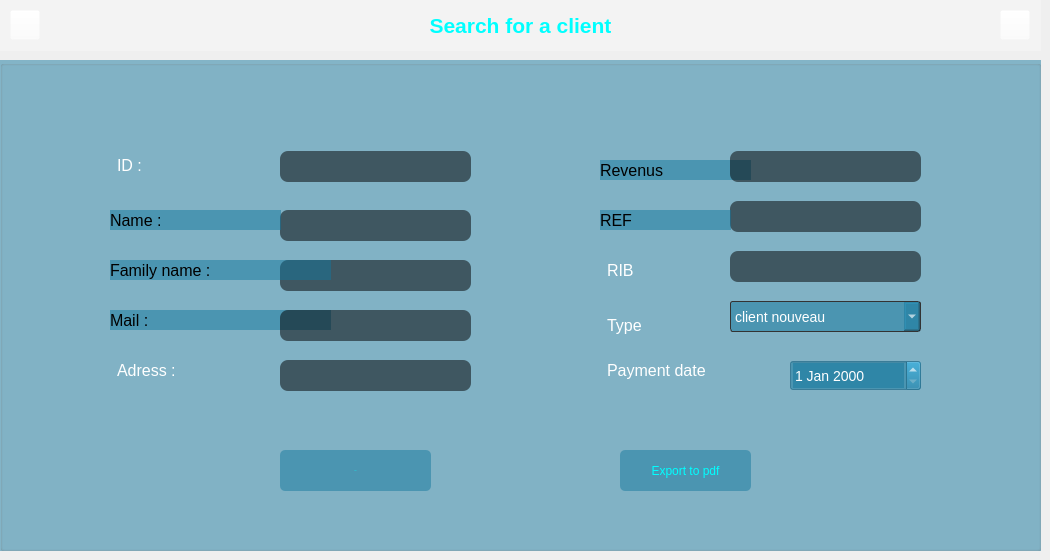
        <widget class="QWidget" name="tabajouterclient">
         <widget class="QPushButton" name="pushButton_21">
          <property name="geometry">
           <rect>
            <x>10</x>
            <y>10</y>
            <width>30</width>
            <height>30</height>
           </rect>
          </property>
          <property name="styleSheet">
           <string notr="true">QPushButton{
border-image: url(:/new/icons/icons/left.png);
background-color: rgba(255, 255, 255, 0%);
}
QPushButton:pressed{
image: url(:/new/icons/icons/left_clk.png);
background-color: rgba(255, 255, 255, 0%);
}</string>
          </property>
          <property name="text">
           <string/>
          </property>
         </widget>
         <widget class="QPushButton" name="pushButton_22">
          <property name="geometry">
           <rect>
            <x>1000</x>
            <y>10</y>
            <width>30</width>
            <height>30</height>
           </rect>
          </property>
          <property name="styleSheet">
           <string notr="true">QPushButton{
background-color: rgba(255, 255, 255, 0%);
border-image: url(:/new/icons/icons/right.png);
}
QPushButton:pressed{
border-image: url(:/new/icons/icons/right_clk.png);
background-color: rgba(255, 255, 255, 0%);
}</string>
          </property>
          <property name="text">
           <string/>
          </property>
         </widget>
         <widget class="QLabel" name="label_96">
          <property name="geometry">
           <rect>
            <x>0</x>
            <y>0</y>
            <width>1041</width>
            <height>51</height>
           </rect>
          </property>
          <property name="styleSheet">
           <string notr="true">background-color: rgba(255, 255, 255, 0.1%);
font: &quot;Eras Bold ITC&quot;;</string>
          </property>
          <property name="text">
           <string>&lt;html&gt;&lt;head/&gt;&lt;body&gt;&lt;p align=&quot;center&quot;&gt;&lt;span style=&quot; font-size:16pt; font-weight:600; color:#00ffff;&quot;&gt;Search for a client&lt;/span&gt;&lt;/p&gt;&lt;/body&gt;&lt;/html&gt;</string>
          </property>
         </widget>
         <widget class="QGroupBox" name="groupBox_28">
          <property name="geometry">
           <rect>
            <x>0</x>
            <y>60</y>
            <width>1041</width>
            <height>491</height>
           </rect>
          </property>
          <property name="styleSheet">
           <string notr="true">border-color: rgb(168, 234, 254);
background-color:rgba(18, 118, 158,125);</string>
          </property>
          <property name="title">
           <string/>
          </property>
          <widget class="QLineEdit" name="lenomclient">
           <property name="geometry">
            <rect>
             <x>280</x>
             <y>150</y>
             <width>191</width>
             <height>31</height>
            </rect>
           </property>
           <property name="styleSheet">
            <string notr="true">QLineEdit{
color: rgb(255, 255, 255);
background-color: rgba(0, 0, 0, 0.2%);
border-width: 1px;
border-radius: 8px;
font: 10px &quot;Eras Bold ITC&quot;;
}</string>
           </property>
          </widget>
          <widget class="QLabel" name="label_5">
           <property name="geometry">
            <rect>
             <x>110</x>
             <y>150</y>
             <width>171</width>
             <height>20</height>
            </rect>
           </property>
           <property name="font">
            <font>
             <family>MS Shell Dlg 2</family>
             <pointsize>12</pointsize>
             <weight>50</weight>
             <italic>false</italic>
             <bold>false</bold>
            </font>
           </property>
           <property name="styleSheet">
            <string notr="true">QLabel{
background-color: rgba(0,0,0,0%);
border-style: solid;
font: 12pt &quot;MS Shell Dlg 2&quot;;
padding: 1px 23px 1px 3px;
color: rgb(255, 255, 255);
}color: rgb(255, 255, 255);</string>
           </property>
           <property name="text">
            <string>Name :</string>
           </property>
          </widget>
          <widget class="QLabel" name="label_12">
           <property name="geometry">
            <rect>
             <x>600</x>
             <y>100</y>
             <width>151</width>
             <height>20</height>
            </rect>
           </property>
           <property name="font">
            <font>
             <family>MS Shell Dlg 2</family>
             <pointsize>12</pointsize>
             <weight>50</weight>
             <italic>false</italic>
             <bold>false</bold>
            </font>
           </property>
           <property name="styleSheet">
            <string notr="true">QLabel{
background-color: rgba(0,0,0,0%);
border-style: solid;
font: 12pt &quot;MS Shell Dlg 2&quot;;
padding: 1px 23px 1px 3px;
color: rgb(255, 255, 255);
}color: rgb(255, 255, 255);</string>
           </property>
           <property name="text">
            <string>Revenus</string>
           </property>
          </widget>
          <widget class="QLineEdit" name="ladresseclient">
           <property name="geometry">
            <rect>
             <x>280</x>
             <y>300</y>
             <width>191</width>
             <height>31</height>
            </rect>
           </property>
           <property name="styleSheet">
            <string notr="true">QLineEdit{
color: rgb(255, 255, 255);
background-color: rgba(0, 0, 0, 0.2%);
border-width: 1px;
border-radius: 8px;
font: 10px &quot;Eras Bold ITC&quot;;
}</string>
           </property>
          </widget>
          <widget class="QLineEdit" name="leRIBclient">
           <property name="geometry">
            <rect>
             <x>730</x>
             <y>191</y>
             <width>191</width>
             <height>31</height>
            </rect>
           </property>
           <property name="styleSheet">
            <string notr="true">QLineEdit{
color: rgb(255, 255, 255);
background-color: rgba(0, 0, 0, 0.2%);
border-width: 1px;
border-radius: 8px;
font: 10px &quot;Eras Bold ITC&quot;;
}</string>
           </property>
          </widget>
          <widget class="QLabel" name="label_15">
           <property name="geometry">
            <rect>
             <x>600</x>
             <y>200</y>
             <width>161</width>
             <height>20</height>
            </rect>
           </property>
           <property name="font">
            <font>
             <family>MS Shell Dlg 2</family>
             <pointsize>12</pointsize>
             <weight>50</weight>
             <italic>false</italic>
             <bold>false</bold>
            </font>
           </property>
           <property name="styleSheet">
            <string notr="true">QLabel{
background-color: rgba(0,0,0,0%);
border-style: solid;
font: 12pt &quot;MS Shell Dlg 2&quot;;
padding: 1px 23px 1px 3px;
color: rgb(255, 255, 255);
}</string>
           </property>
           <property name="text">
            <string>RIB </string>
           </property>
          </widget>
          <widget class="QLineEdit" name="leREFclient">
           <property name="geometry">
            <rect>
             <x>730</x>
             <y>141</y>
             <width>191</width>
             <height>31</height>
            </rect>
           </property>
           <property name="styleSheet">
            <string notr="true">QLineEdit{
color: rgb(255, 255, 255);
background-color: rgba(0, 0, 0, 0.2%);
border-width: 1px;
border-radius: 8px;
font: 10px &quot;Eras Bold ITC&quot;;
}</string>
           </property>
          </widget>
          <widget class="QLineEdit" name="leprenomclient">
           <property name="geometry">
            <rect>
             <x>280</x>
             <y>200</y>
             <width>191</width>
             <height>31</height>
            </rect>
           </property>
           <property name="styleSheet">
            <string notr="true">QLineEdit{
color: rgb(255, 255, 255);
background-color: rgba(0, 0, 0, 0.2%);
border-width: 1px;
border-radius: 8px;
font: 10px &quot;Eras Bold ITC&quot;;
}</string>
           </property>
          </widget>
          <widget class="QLabel" name="label_24">
           <property name="geometry">
            <rect>
             <x>600</x>
             <y>250</y>
             <width>181</width>
             <height>31</height>
            </rect>
           </property>
           <property name="font">
            <font>
             <family>MS Shell Dlg 2</family>
             <pointsize>12</pointsize>
             <weight>50</weight>
             <italic>false</italic>
             <bold>false</bold>
            </font>
           </property>
           <property name="styleSheet">
            <string notr="true">QLabel{
background-color: rgba(0,0,0,0%);
border-style: solid;
font: 12pt &quot;MS Shell Dlg 2&quot;;
padding: 1px 23px 1px 3px;
color: rgb(255, 255, 255);
}</string>
           </property>
           <property name="text">
            <string>Type</string>
           </property>
          </widget>
          <widget class="QComboBox" name="letypeclient">
           <property name="geometry">
            <rect>
             <x>730</x>
             <y>241</y>
             <width>191</width>
             <height>31</height>
            </rect>
           </property>
           <property name="styleSheet">
            <string notr="true">QComboBox{
border-style: solid;
border-width: 2px;
border-radius: 10px;
font: 14px ;
border: 1px solid #333333;
border-radius: 3px;
color: rgb(255, 255, 255);
}
QComboBox:pressed{
color: rgb(0, 255, 255);
}
QComboBox:item:selected{
color: rgb(0, 255, 255);
}
QComboBox:items{
    color: rgb(110,209,255);
}
QListView{
    color: rgb(110,209,255);
}</string>
           </property>
           <item>
            <property name="text">
             <string>client nouveau</string>
            </property>
           </item>
           <item>
            <property name="text">
             <string>client fidele</string>
            </property>
           </item>
          </widget>
          <widget class="QLabel" name="label_23">
           <property name="geometry">
            <rect>
             <x>600</x>
             <y>300</y>
             <width>151</width>
             <height>20</height>
            </rect>
           </property>
           <property name="font">
            <font>
             <family>MS Shell Dlg 2</family>
             <pointsize>12</pointsize>
             <weight>50</weight>
             <italic>false</italic>
             <bold>false</bold>
            </font>
           </property>
           <property name="styleSheet">
            <string notr="true">QLabel{
background-color: rgba(0,0,0,0%);
border-style: solid;
font: 12pt &quot;MS Shell Dlg 2&quot;;
padding: 1px 23px 1px 3px;
color: rgb(255, 255, 255);
}</string>
           </property>
           <property name="text">
            <string>Payment date</string>
           </property>
          </widget>
          <widget class="QDateEdit" name="date_payementclient">
           <property name="geometry">
            <rect>
             <x>790</x>
             <y>300</y>
             <width>131</width>
             <height>31</height>
            </rect>
           </property>
           <property name="styleSheet">
            <string notr="true">QDateEdit{
font: 14px ;
color: rgb(255, 255, 255);
}</string>
           </property>
          </widget>
          <widget class="QLabel" name="label_14">
           <property name="geometry">
            <rect>
             <x>110</x>
             <y>300</y>
             <width>201</width>
             <height>20</height>
            </rect>
           </property>
           <property name="font">
            <font>
             <family>MS Shell Dlg 2</family>
             <pointsize>12</pointsize>
             <weight>50</weight>
             <italic>false</italic>
             <bold>false</bold>
            </font>
           </property>
           <property name="styleSheet">
            <string notr="true">QLabel{
background-color: rgba(0,0,0,0%);
border-style: solid;
font: 12pt &quot;MS Shell Dlg 2&quot;;
padding: 1px 23px 1px 3px;
color: rgb(255, 255, 255);
}</string>
           </property>
           <property name="text">
            <string>Adress :</string>
           </property>
          </widget>
          <widget class="QPushButton" name="ajouterclient">
           <property name="geometry">
            <rect>
             <x>280</x>
             <y>390</y>
             <width>151</width>
             <height>41</height>
            </rect>
           </property>
           <property name="font">
            <font>
             <family>Eras Bold ITC</family>
             <pointsize>-1</pointsize>
             <weight>50</weight>
             <italic>false</italic>
             <bold>false</bold>
            </font>
           </property>
           <property name="styleSheet">
            <string notr="true">QPushButton{
color: rgb(255, 255, 255);
background-color:rgba(18, 118, 158,125);
color: rgb(0, 255, 255);
font: 75 7pt &quot;MS Shell Dlg 2&quot;;
border-width: 2px;
border-radius: 5px;
font: 16px &quot;Eras Bold ITC&quot;;
}
QPushButton:hover{
border-style: solid;
color: rgb(255, 255, 255);
background-color:rgba(18, 118, 158,125);
color: rgb(0, 255, 255);
font: 75 7pt &quot;MS Shell Dlg 2&quot;;
border-width: 2px;
border-radius: 5px;
font: 16px &quot;Eras Bold ITC&quot;;
}
QPushButton:pressed{
border-style: solid;
color: rgb(255, 255, 255);
font: 16px &quot;Eras Bold ITC&quot;;
border: 1px solid #333333;
border-width: 2px;
border-radius: 5px;
background-color: rgb(19, 67, 85);
}</string>
           </property>
           <property name="text">
            <string>add</string>
           </property>
          </widget>
          <widget class="QPushButton" name="pdf">
           <property name="geometry">
            <rect>
             <x>620</x>
             <y>390</y>
             <width>131</width>
             <height>41</height>
            </rect>
           </property>
           <property name="styleSheet">
            <string notr="true">QPushButton{
color: rgb(255, 255, 255);
background-color:rgba(18, 118, 158,125);
color: rgb(0, 255, 255);
font: 75 7pt &quot;MS Shell Dlg 2&quot;;
border-width: 2px;
border-radius: 5px;
font: 16px &quot;Eras Bold ITC&quot;;
}
QPushButton:hover{
border-style: solid;
color: rgb(255, 255, 255);
background-color:rgba(18, 118, 158,125);
color: rgb(0, 255, 255);
font: 75 7pt &quot;MS Shell Dlg 2&quot;;
border-width: 2px;
border-radius: 5px;
font: 16px &quot;Eras Bold ITC&quot;;
}
QPushButton:pressed{
border-style: solid;
color: rgb(255, 255, 255);
font: 16px &quot;Eras Bold ITC&quot;;
border: 1px solid #333333;
border-width: 2px;
border-radius: 5px;
background-color: rgb(19, 67, 85);
}</string>
           </property>
           <property name="text">
            <string>Export to pdf</string>
           </property>
          </widget>
          <widget class="QLineEdit" name="leidclient">
           <property name="geometry">
            <rect>
             <x>280</x>
             <y>91</y>
             <width>191</width>
             <height>31</height>
            </rect>
           </property>
           <property name="styleSheet">
            <string notr="true">QLineEdit{
color: rgb(255, 255, 255);
background-color: rgba(0, 0, 0, 0.2%);
border-width: 1px;
border-radius: 8px;
font: 10px &quot;Eras Bold ITC&quot;;
}</string>
           </property>
          </widget>
          <widget class="QLabel" name="label_10">
           <property name="geometry">
            <rect>
             <x>110</x>
             <y>250</y>
             <width>221</width>
             <height>20</height>
            </rect>
           </property>
           <property name="font">
            <font>
             <family>MS Shell Dlg 2</family>
             <pointsize>12</pointsize>
             <weight>50</weight>
             <italic>false</italic>
             <bold>false</bold>
            </font>
           </property>
           <property name="styleSheet">
            <string notr="true">QLabel{
background-color: rgba(0,0,0,0%);
border-style: solid;
font: 12pt &quot;MS Shell Dlg 2&quot;;
padding: 1px 23px 1px 3px;
color: rgb(255, 255, 255);
} 
color: rgb(255, 255, 255);</string>
           </property>
           <property name="text">
            <string>Mail :</string>
           </property>
          </widget>
          <widget class="QLabel" name="label_13">
           <property name="geometry">
            <rect>
             <x>110</x>
             <y>80</y>
             <width>171</width>
             <height>51</height>
            </rect>
           </property>
           <property name="font">
            <font>
             <family>MS Shell Dlg 2</family>
             <pointsize>12</pointsize>
             <weight>50</weight>
             <italic>false</italic>
             <bold>false</bold>
            </font>
           </property>
           <property name="styleSheet">
            <string notr="true">QLabel{
background-color: rgba(0,0,0,0%);
border-style: solid;
font: 12pt &quot;MS Shell Dlg 2&quot;;
padding: 1px 23px 1px 3px;
color: rgb(255, 255, 255);
}</string>
           </property>
           <property name="text">
            <string>ID :</string>
           </property>
          </widget>
          <widget class="QLineEdit" name="lemailclient">
           <property name="geometry">
            <rect>
             <x>280</x>
             <y>250</y>
             <width>191</width>
             <height>31</height>
            </rect>
           </property>
           <property name="styleSheet">
            <string notr="true">QLineEdit{
color: rgb(255, 255, 255);
background-color: rgba(0, 0, 0, 0.2%);
border-width: 1px;
border-radius: 8px;
font: 10px &quot;Eras Bold ITC&quot;;
}</string>
           </property>
          </widget>
          <widget class="QLineEdit" name="lesrevenusclient">
           <property name="geometry">
            <rect>
             <x>730</x>
             <y>91</y>
             <width>191</width>
             <height>31</height>
            </rect>
           </property>
           <property name="styleSheet">
            <string notr="true">QLineEdit{
color: rgb(255, 255, 255);
background-color: rgba(0, 0, 0, 0.2%);
border-width: 1px;
border-radius: 8px;
font: 10px &quot;Eras Bold ITC&quot;;
}</string>
           </property>
          </widget>
          <widget class="QLabel" name="label_11">
           <property name="geometry">
            <rect>
             <x>600</x>
             <y>150</y>
             <width>131</width>
             <height>20</height>
            </rect>
           </property>
           <property name="font">
            <font>
             <family>MS Shell Dlg 2</family>
             <pointsize>12</pointsize>
             <weight>50</weight>
             <italic>false</italic>
             <bold>false</bold>
            </font>
           </property>
           <property name="styleSheet">
            <string notr="true">QLabel{
background-color: rgba(0,0,0,0%);
border-style: solid;
font: 12pt &quot;MS Shell Dlg 2&quot;;
padding: 1px 23px 1px 3px;
color: rgb(255, 255, 255);
}color: rgb(255, 255, 255);</string>
           </property>
           <property name="text">
            <string>REF </string>
           </property>
          </widget>
          <widget class="QLabel" name="prenom_2">
           <property name="geometry">
            <rect>
             <x>110</x>
             <y>200</y>
             <width>221</width>
             <height>20</height>
            </rect>
           </property>
           <property name="font">
            <font>
             <family>MS Shell Dlg 2</family>
             <pointsize>12</pointsize>
             <weight>50</weight>
             <italic>false</italic>
             <bold>false</bold>
            </font>
           </property>
           <property name="styleSheet">
            <string notr="true">QLabel{
background-color: rgba(0,0,0,0%);
border-style: solid;
font: 12pt &quot;MS Shell Dlg 2&quot;;
padding: 1px 23px 1px 3px;
color: rgb(255, 255, 255);
}color: rgb(255, 255, 255);</string>
           </property>
           <property name="text">
            <string>Family name :</string>
           </property>
          </widget>
         </widget>
         <zorder>label_96</zorder>
         <zorder>pushButton_21</zorder>
         <zorder>pushButton_22</zorder>
         <zorder>groupBox_28</zorder>
        </widget>
